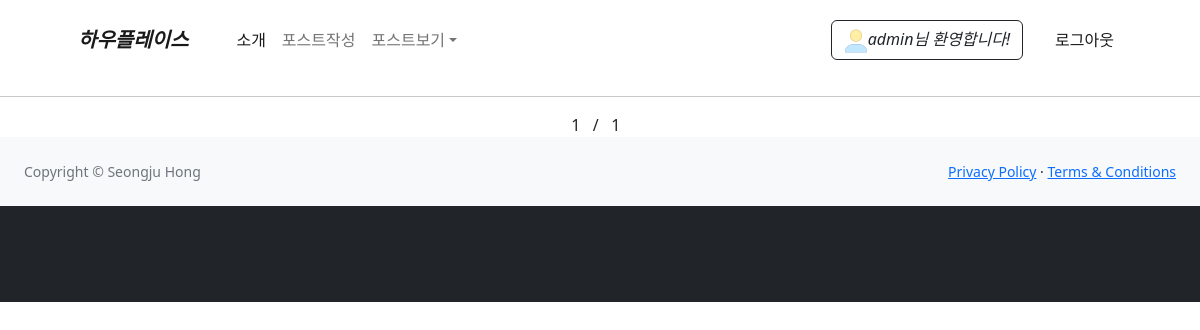
/posts/post_my (signed in), run on an earlier commit of the app's database.
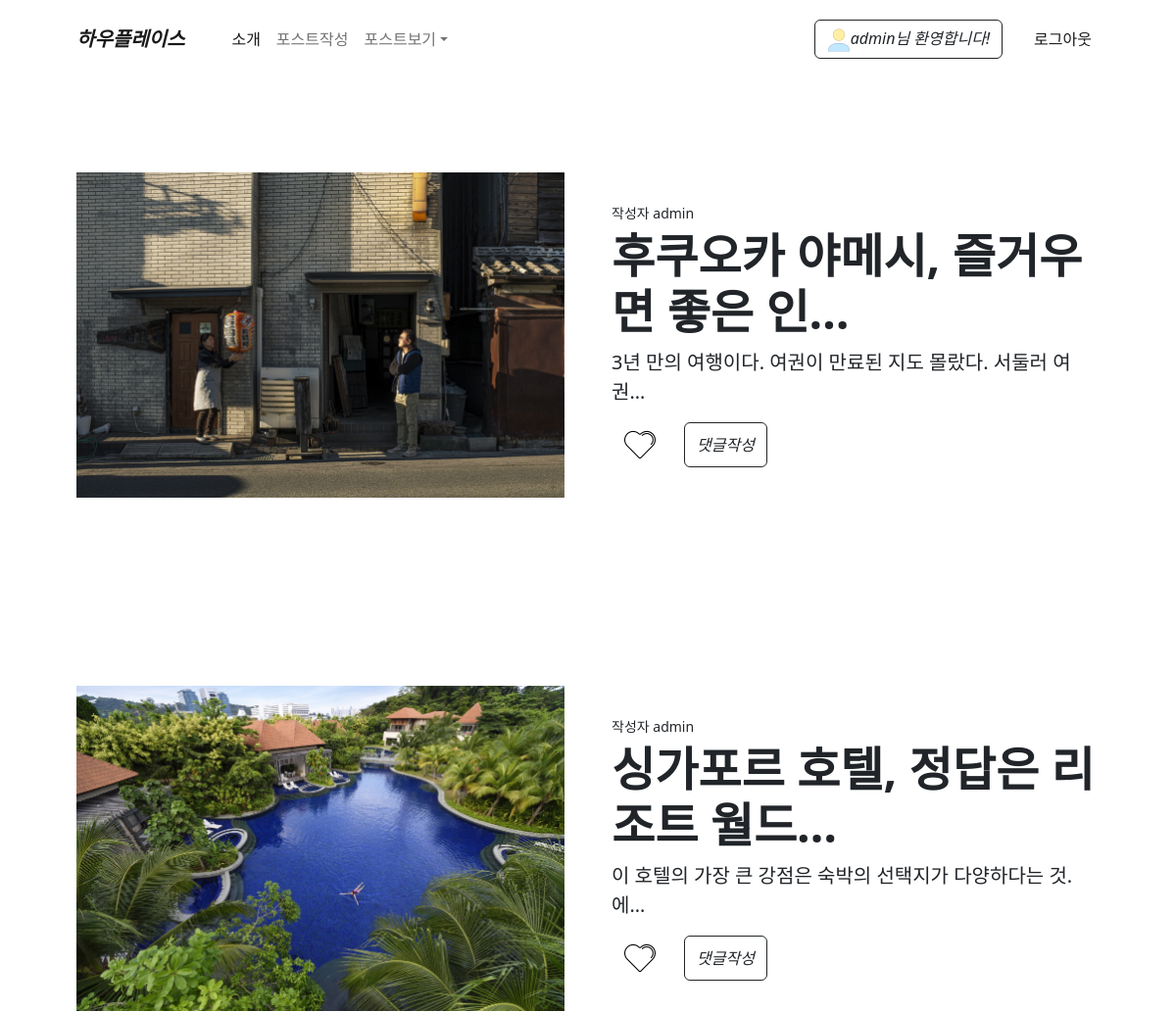
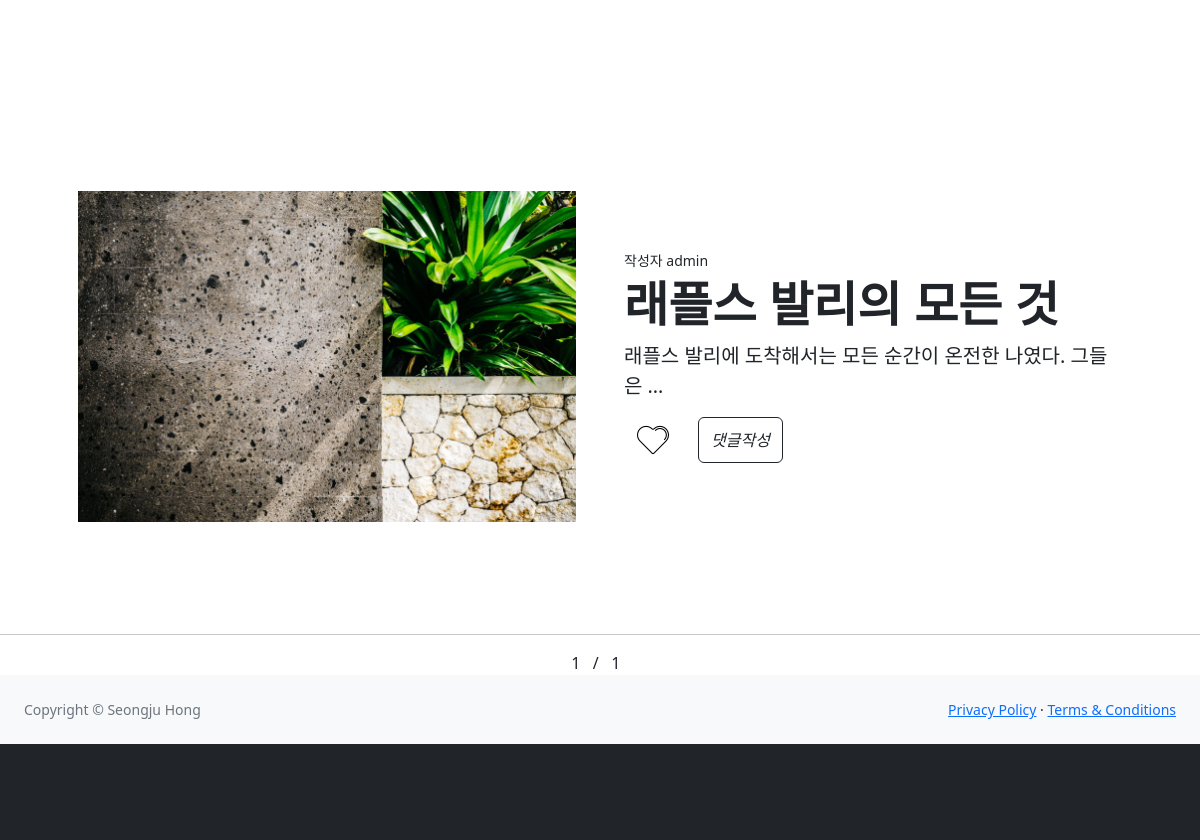
And on a later commit of the database (2 pictures, top to bottom).
### posts/models.py (models this page shows, shortened)
class Post(models.Model) :
    title = models.CharField(verbose_name='제목', max_length=50)
    create_at = models.DateTimeField(verbose_name='작성일', auto_now_add=True)
    like_count = models.IntegerField(verbose_name='평점', null=True)
    photo = models.ImageField(verbose_name='이미지', blank=True, null=True, upload_to='post_photo')
    content = models.TextField(verbose_name='내용')
    category = models.CharField(verbose_name='분류',  max_length=50, null=True)
    author = models.ForeignKey(User, on_delete=models.CASCADE, null=True)
    likes = models.ManyToManyField(settings.AUTH_USER_MODEL, related_name='likes')

### posts/views.py (the view)
# urls.py: path('post_my', views.post_my, name='post_my'),
def post_my(request) :
    if request.user.is_authenticated:
        posts = Post.objects.filter(author=request.user).order_by('-create_at')
        paginator = Paginator(posts, 3) # 페이지당 게시글 5개씩 표시
        pagnum = request.GET.get('page') # 현재페이지
        posts = paginator.get_page(pagnum) #현재 페이지에 해당하는 게시글들
        return render(request, 'post_my.html', {'posts':posts})
    else :
        raise Http404('로그인 후 이용 가능합니다.')

### posts/templates/post_my.html (shortened to what this page needs)
{% extends 'base.html' %}
{% load static %}
{% block content %}
    <div>
        {% for post in posts %}
            {% if request.user == post.author %}
                {% include 'post_card.html' %}
            {% endif %}
        {% endfor %}
        <hr>
    </div>
    <div class="d-flex text-center justify-content-center">
        <span>{{posts.number}}</span>
        <span> &nbsp;&nbsp; / &nbsp;&nbsp; </span>
        <span> {{posts.paginator.num_pages}}&nbsp;&nbsp;</span>
    </div>
{% endblock %}

### posts/templates/post_card.html (shortened to what this page needs)
{% load static %}
<section class="py-5">
    <div class="container px-4 px-lg-5 my-5">
        <div class="row gx-4 gx-lg-5 align-items-center">
            <div class="col-md-6">
                {% if post.photo %}
                    <a href="{% url 'post_detail' post.id %}">
                        <img class="card-img-top mb-5 mb-md-0" src="{{ post.photo.url }}" alt="" />
                    </a>
                {% else %}
                    <img class="card-img-top mb-5 mb-md-0" src = "http://via.placeholder.com/600x600" alt=""/>
                {% endif %}
            </div>
            <div class="col-md-6">
                <div class="small mb-1">작성자 {{post.author}}</div>
                <h1 class="display-5 fw-bolder"><a class="nav-link" href="{% url 'post_detail' post.id %}">{{post.title|truncatechars:20}}</a></h1>
                <p class="lead">
                    {% if not detail %}
                        {{ post.content|truncatechars:35 }}
                    {% endif %}
                </p>
                <div class="d-flex">
                    <form action="{% url 'post_likes' post.id %}" method='GET'>
                        {% if user in post.likes.all %}
                        <input class="btn flex-shrink-0 me-3" type="image" src="{% static 'assets/img/click_heart.png' %}"/>
                        {% else %}
                        <input class="btn flex-shrink-0 me-3" type="image" src="{% static 'assets/img/not_click_heart.png' %}"/>
                        {% endif %}
                    </form>
                    <button class="btn btn-outline-dark flex-shrink-0 me-3" type="button">
                        <i class="">
                            <a class="nav-link text-cente" href="{% url 'post_detail' post.id %}">댓글작성</a>
                        </i>
                    </button>
                </div>
            </div>
        </div>
    </div>
</section>

What changed in the data, as far as the page shows it:
added Post: photo (picture), author "admin", title "후쿠오카 야메시, 즐거우면 좋은 인…", content "3년 만의 여행이다. 여권이 만료된 지도 몰랐다. 서둘러 여권…"
added Post: photo (picture), author "admin", title "싱가포르 호텔, 정답은 리조트 월드…", content "이 호텔의 가장 큰 강점은 숙박의 선택지가 다양하다는 것. 에…"
added Post: photo (picture), author "admin", title "래플스 발리의 모든 것", content "래플스 발리에 도착해서는 모든 순간이 온전한 나였다. 그들은 …"
